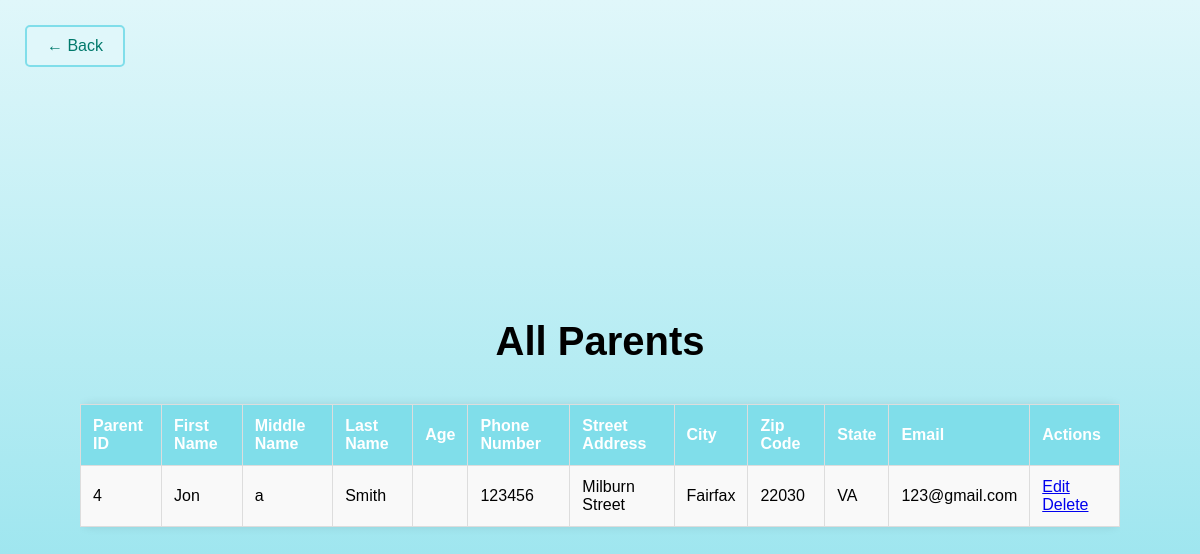
Before: /myapp/parent/all/ with the older database file.
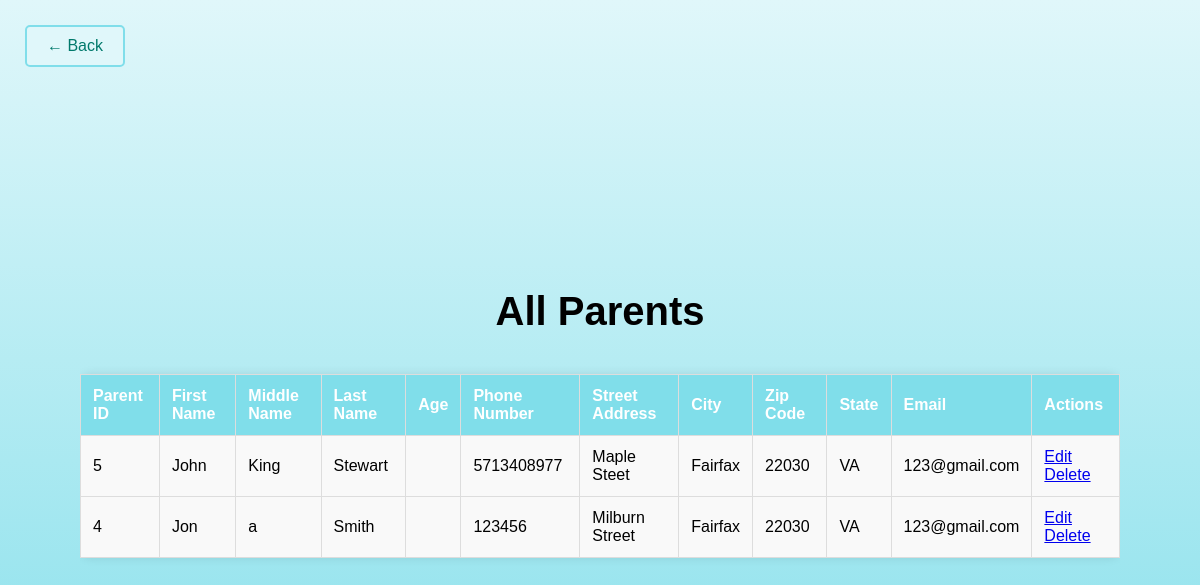
After: the same page with the newer database file.
### myapp/models.py (models this page shows, shortened)
class Parent(models.Model):
    first_name = models.CharField(max_length=50)
    middle_name = models.CharField(max_length=50, blank=True, null=True)
    last_name = models.CharField(max_length=50)
    phone_number = models.CharField(max_length=15)
    street_address = models.CharField(max_length=100)
    city = models.CharField(max_length=50)
    zip_code = models.CharField(max_length=10)
    state = models.CharField(max_length=50)
    email = models.EmailField()

### myapp/views.py (the view)
# urls.py: path('parent/all/', views.all_parents, name='all_parents'),
def all_parents(request):
    all_parents = Parent.objects.order_by('-id')
    return render(request, 'all_parents.html', {'all_parents': all_parents})

### myapp/templates/all_parents.html (shortened to what this page needs)
<!DOCTYPE html>
<html lang="en">
<head>
</head>
<body>
    <div class="container">
        <div class="back-button">
            <a href="{% url 'parent_list' %}" class="button">&larr; Back</a>
        </div>
        <h1>All Parents</h1>
        <div class="table-container">
            <table>
                <thead>
                    <tr>
                        <th>Parent ID</th>
                            <th>First Name</th>
                            <th>Middle Name</th>
                            <th>Last Name</th>
                            <th>Age</th>
                            <th>Phone Number</th>
                            <th>Street Address</th>
                            <th>City</th>
                            <th>Zip Code</th>
                            <th>State</th>
                            <th>Email</th>
                            <th>Actions</th>
                    </tr>
                </thead>
                <tbody>
                    {% for parent in all_parents %}
                    <tr>
                        <td>{{ parent.id }}</td>
                            <td>{{ parent.first_name }}</td>
                            <td>{{ parent.middle_name }}</td>
                            <td>{{ parent.last_name }}</td>
                            <td>{{ parent.age }}</td>
                            <td>{{ parent.phone_number }}</td>
                            <td>{{ parent.street_address }}</td>
                            <td>{{ parent.city }}</td>
                            <td>{{ parent.zip_code }}</td>
                            <td>{{ parent.state }}</td>
                            <td>{{ parent.email }}</td>
                            <td>
                                <a href="{% url 'edit_parent' parent.id %}">Edit</a>
                                <a href="{% url 'delete_parent' parent.id %}">Delete</a>
                            </td>
                    </tr>
                    {% endfor %}
                </tbody>
            </table>
        </div>
    </div>
</body>
</html>

Changed rows visible on the page:
added Parent: id "5", first_name "John", middle_name "King", last_name "Stewart", phone_number "5713408977", street_address "Maple Steet", city "Fairfax", zip_code "22030", state "VA", email "123@gmail.com"
